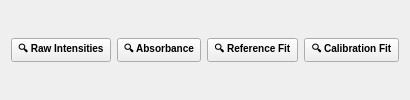
              <widget class="QWidget" name="cal_det1_tab">
               <attribute name="title">
                <string>Detector 1</string>
               </attribute>
               <layout class="QVBoxLayout" name="cal_det1_layout">
                <item>
                 <layout class="QHBoxLayout" name="cal_det1_pop_layout">
                  <item>
                   <widget class="QPushButton" name="cal_det1_btn_pop_raw">
                    <property name="text"><string>🔍 Raw Intensities</string></property>
                    <property name="styleSheet"><string notr="true">font-size: 10px; font-weight: bold; padding: 2px 6px;</string></property>
                   </widget>
                  </item>
                  <item>
                   <widget class="QPushButton" name="cal_det1_btn_pop_abs">
                    <property name="text"><string>🔍 Absorbance</string></property>
                    <property name="styleSheet"><string notr="true">font-size: 10px; font-weight: bold; padding: 2px 6px;</string></property>
                   </widget>
                  </item>
                  <item>
                   <widget class="QPushButton" name="cal_det1_btn_pop_ref">
                    <property name="text"><string>🔍 Reference Fit</string></property>
                    <property name="styleSheet"><string notr="true">font-size: 10px; font-weight: bold; padding: 2px 6px;</string></property>
                   </widget>
                  </item>
                  <item>
                   <widget class="QPushButton" name="cal_det1_btn_pop_fit">
                    <property name="text"><string>🔍 Calibration Fit</string></property>
                    <property name="styleSheet"><string notr="true">font-size: 10px; font-weight: bold; padding: 2px 6px;</string></property>
                   </widget>
                  </item>
                 </layout>
                </item>
               </layout>
              </widget>
